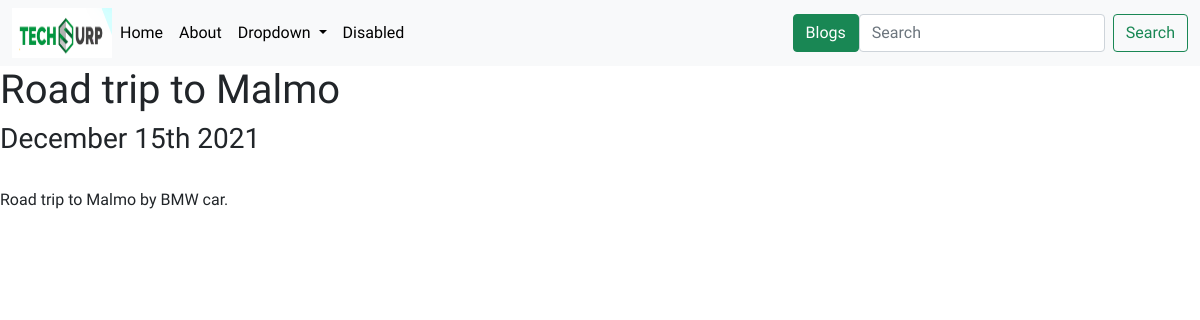
/blog/5/, run on the app's committed database.
### blog/models.py (models this page shows, shortened)
class Blog(models.Model):
    title=models.TextField(max_length=100)
    description=models.TextField(max_length=250)
    date=models.DateField()

### blog/views.py (the view)
# urls.py: path('<int:blog_id>/', views.details, name='details'),
def details(hello, blog_id):
    blog=get_object_or_404(Blog, pk=blog_id)
    return render(hello, 'blog/details.html', {'blog':blog})

### blog/templates/blog/details.html
{% extends 'base.html' %}
{% block content %}
<h1>{{ blog.title }}</h1>
<h3>{{ blog.date|date:'F jS Y' }}</h3>
<br>
<p>{{ blog.description|safe }}</p>
{% endblock %}

### portfolio/static/portfolio/custom.css (style rules this page uses)
body { font-family: 'Barlow Condensed', sans-serif; }

### data on the page
Blog: title "Road trip to Malmo", date "December 15th 2021", description "Road trip to Malmo by BMW car."
